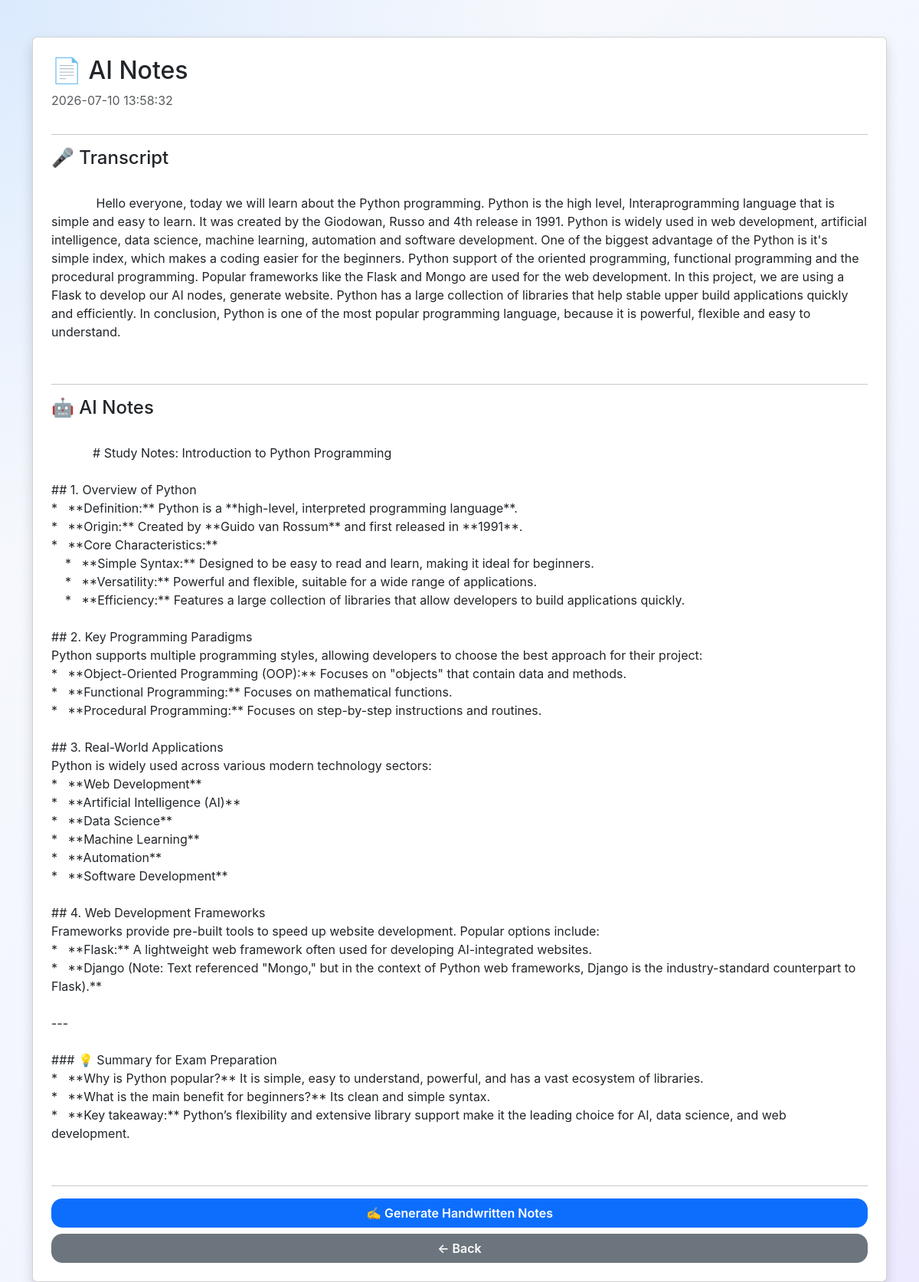
The app's page /note/17 (signed in) with its own data.
### tables this page shows
CREATE TABLE notes (

    id INTEGER PRIMARY KEY AUTOINCREMENT,

    user_email TEXT,

    transcript TEXT,

    ai_notes TEXT,

    created_at TIMESTAMP DEFAULT CURRENT_TIMESTAMP

, lecture_name TEXT, favorite INTEGER DEFAULT 0);

### app.py (the view)
@app.route("/note/<int:note_id>")
def view_note(note_id):
    conn=get_db()
    cursor=conn.cursor()
    cursor.execute(
        """
        SELECT transcript,
               ai_notes,
               created_at
        FROM notes
        WHERE id=?
        """,
        (note_id,)
    )
    note=cursor.fetchone()
    conn.close()
    if not note:
        return "Note not found."
    return render_template(
    "view_note.html",
    transcript=note["transcript"],
    notes=note["ai_notes"],
    created_at=note["created_at"],
    note_id=note_id
    )

### app.py (called while the page is built)
def get_db():
    conn = sqlite3.connect("users.db")
    conn.row_factory = sqlite3.Row
    return conn

### templates/view_note.html (shortened to what this page needs)
<!DOCTYPE html>
<html>
<head>
    <link href="https://cdn.jsdelivr.net/npm/bootstrap@5.3.3/dist/css/bootstrap.min.css" rel="stylesheet">
    <link rel="stylesheet" href="{{ url_for('static', filename='style.css') }}">
    <link rel="stylesheet"
href="https://cdn.jsdelivr.net/npm/bootstrap-icons@1.11.3/font/bootstrap-icons.min.css">
</head>
<body class="bg-light">
<div class="container mt-5">
    <div class="card shadow p-4">
        <h2>📄 AI Notes</h2>
        <p class="text-muted">
            {{ created_at }}
        </p>
        <hr>
        <h4>🎤 Transcript</h4>
        <p style="white-space: pre-wrap;">
            {{ transcript }}
        </p>
        <hr>
        <h4>🤖 AI Notes</h4>
        <p style="white-space: pre-wrap;">
            {{ notes }}
        </p>
        <hr>
        <a href="/handwritten/{{ note_id }}" class="btn btn-primary mb-2">
            ✍️ Generate Handwritten Notes
        </a>
        <a href="/notes" class="btn btn-secondary">
            ← Back
        </a>
    </div>
</div>
</body>
</html>

### static/css/style.css (style rules this page uses)
:root { --primary:#4F46E5; --primary-light:#6366F1; --secondary:#7C3AED; --success:#22C55E; --danger:#EF4444; --background:#F8FAFC; --surface:#FFFFFF; --text:#1E293B; --muted:#64748B; --border:#E2E8F0; --radius:20px; --shadow-sm:0 8px 20px rgba(15,23,42,.05); --shadow-md:0 15px 35px rgba(15,23,42,.08); --shadow-lg:0 25px 50px rgba(15,23,42,.12); }
body { font-family:'Inter',sans-serif; background: radial-gradient(circle at top left,#dbeafe 0%,transparent 35%), radial-gradient(circle at bottom right,#ede9fe 0%,transparent 35%), linear-gradient(135deg,#f8fafc,#eef2ff); min-height:100vh; }
.btn { font-weight:600; border-radius:14px; transition:all .25s ease; }
.card, .feature-card, .library-card, .stats-card, .btn, img { transition: all .3s ease; }

### records on screen
notes: created_at "2026-07-10 13:58:32", ai_notes "# Study Notes: Introduction to Python Programming ## 1. Overview of Python * **Definition:** Python is a **high-level, interpreted programming language**. * **Origin:** Created by **Guido van Rossum** and first released in **1991**. * **Core Characteristics:** * **Simple Syntax:** Designed to be easy to read and learn, making it ideal for beginners. * **Versatility:** Powerful and flexible, suitable for a wide range of applications. * **Efficiency:** Features a large collection of libraries that allow developers to build applications quickly. ## 2. Key Programming Paradigms Python supports multiple programming styles, allowing developers to choose the best approach for their project: *…"
